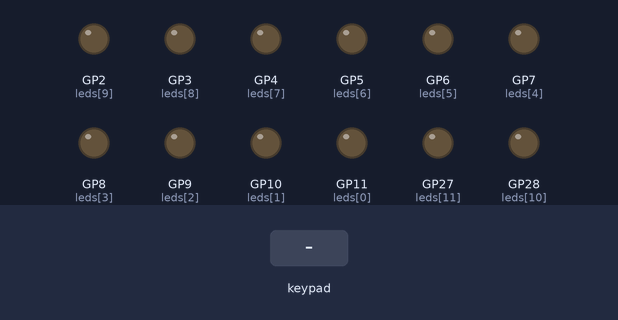
Simulated run of this program. Board: Raspberry Pi Pico running MicroPython. On the bench: output pins drawn as LEDs (lit = HIGH). The inputs (shaded band) are chosen by the test bench. Pins used as bus, display or sensor lines are not drawn.

Above: at 1.2 s.
1.3 s: keypad keys 1 2 * pressed 0.4 s apart
At 3.4 s:
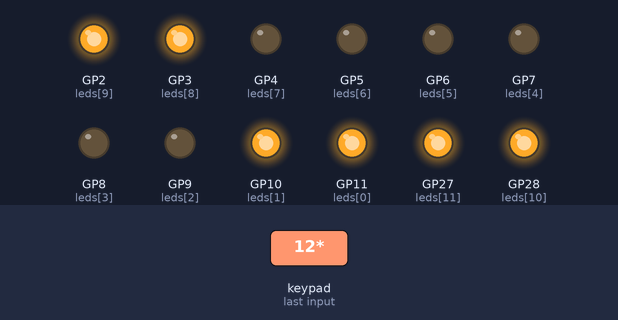
4.0 s: key '3' pressed
At 4.6 s:
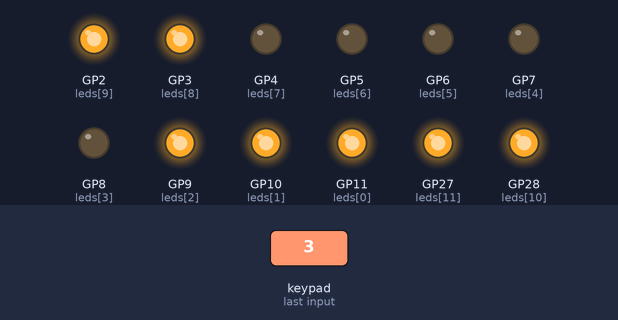
5.5 s: key '4' pressed
At 6.0 s:
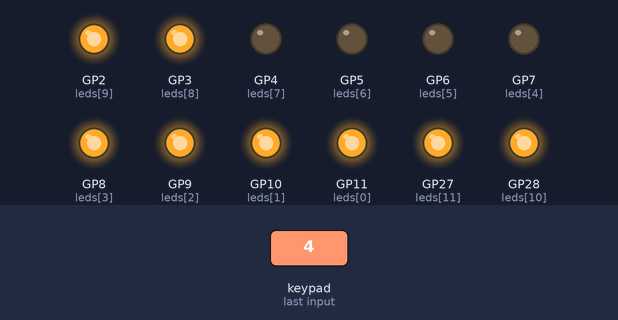
7.0 s: keypad keys 1 2 # pressed 0.4 s apart
At 8.7 s:
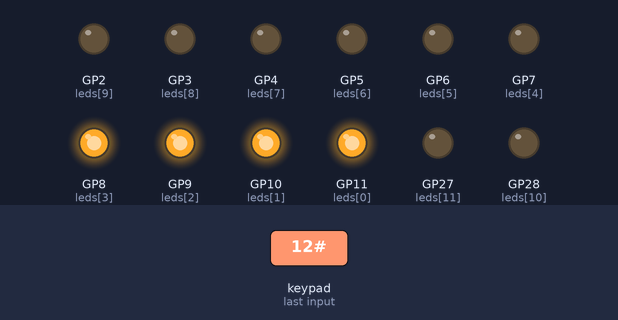
9.7 s: key 'A' pressed
At 10.4 s:
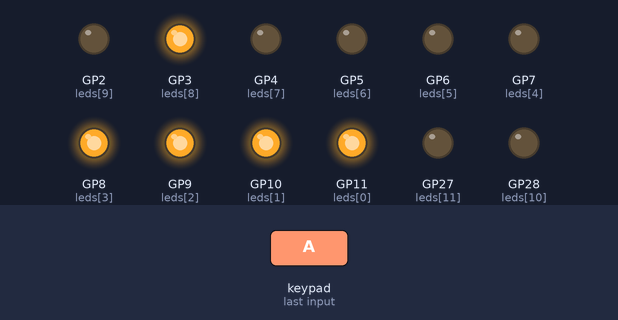
11.2 s: keypad keys 1 2 D pressed 0.4 s apart
At 13.2 s:
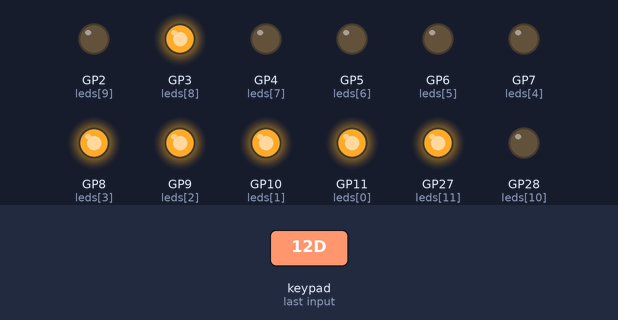
Timing chart, 0 to 14.7 s (numbered marks = the images above; inputs shaded):
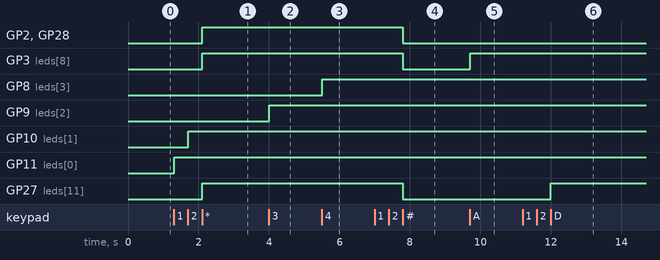

Measured:
- after the input at 1.3 s, GP2 (leds[9]), GP3 (leds[8]), GP27 (leds[11]), GP28 (leds[10]): LOW → HIGH after 0.81 s; GP10 (leds[1]): LOW → HIGH after 0.41 s; GP11 (leds[0]): LOW → HIGH at once
- after the input at 4.0 s, GP9 (leds[2]): LOW → HIGH at once
- after the input at 5.5 s, GP8 (leds[3]): LOW → HIGH at once
- after the input at 7.0 s, GP2 (leds[9]), GP3 (leds[8]), GP27 (leds[11]), GP28 (leds[10]): HIGH → LOW after 0.80 s
- after the input at 9.7 s, GP3 (leds[8]): LOW → HIGH at once
- after the input at 11.2 s, GP27 (leds[11]): LOW → HIGH after 0.80 s

The program:

main.py
```python
from machine import Pin
import time


led_pins = [11, 10, 9, 8, 7, 6, 5, 4, 3, 2, 28, 27]
leds = [Pin(p, Pin.OUT) for p in led_pins]


row_pins = [26, 22, 21, 20]
col_pins = [19, 18, 17, 16]
rows = [Pin(p, Pin.OUT) for p in row_pins]
cols = [Pin(p, Pin.IN, Pin.PULL_DOWN) for p in col_pins]

keys = [['1','2','3','A'],['4','5','6','B'],['7','8','9','C'],['*','0','#','D']]

def scan_keypad():
    for r_idx, r_pin in enumerate(rows):
        r_pin.value(1)
        for c_idx, c_pin in enumerate(cols):
            if c_pin.value() == 1:
                r_pin.value(0)
                return keys[r_idx][c_idx]
        r_pin.value(0)
    return None

while True:
    key = scan_keypad()
    if key:
        if key == '1': leds[0].value(1)
        elif key == '2': leds[1].value(1)
        elif key == '3': leds[2].value(1)
        elif key == '4': leds[3].value(1)
        elif key == '5': leds[4].value(1)
        elif key == '6': leds[5].value(1)
        elif key == '7': leds[6].value(1)
        elif key == '8': leds[7].value(1)
        elif key == '9': [l.value(1) for l in leds[:8]]
        elif key == '0': [l.value(0) for l in leds[:8]]
        elif key == 'A': leds[8].value(1)
        elif key == 'B': leds[9].value(1)
        elif key == 'C': leds[10].value(1)
        elif key == 'D': leds[11].value(1)
        elif key == '*': [l.value(1) for l in leds[8:]]
        elif key == '#': [l.value(0) for l in leds[8:]]
        time.sleep(0.2)
    time.sleep(0.01)
```
